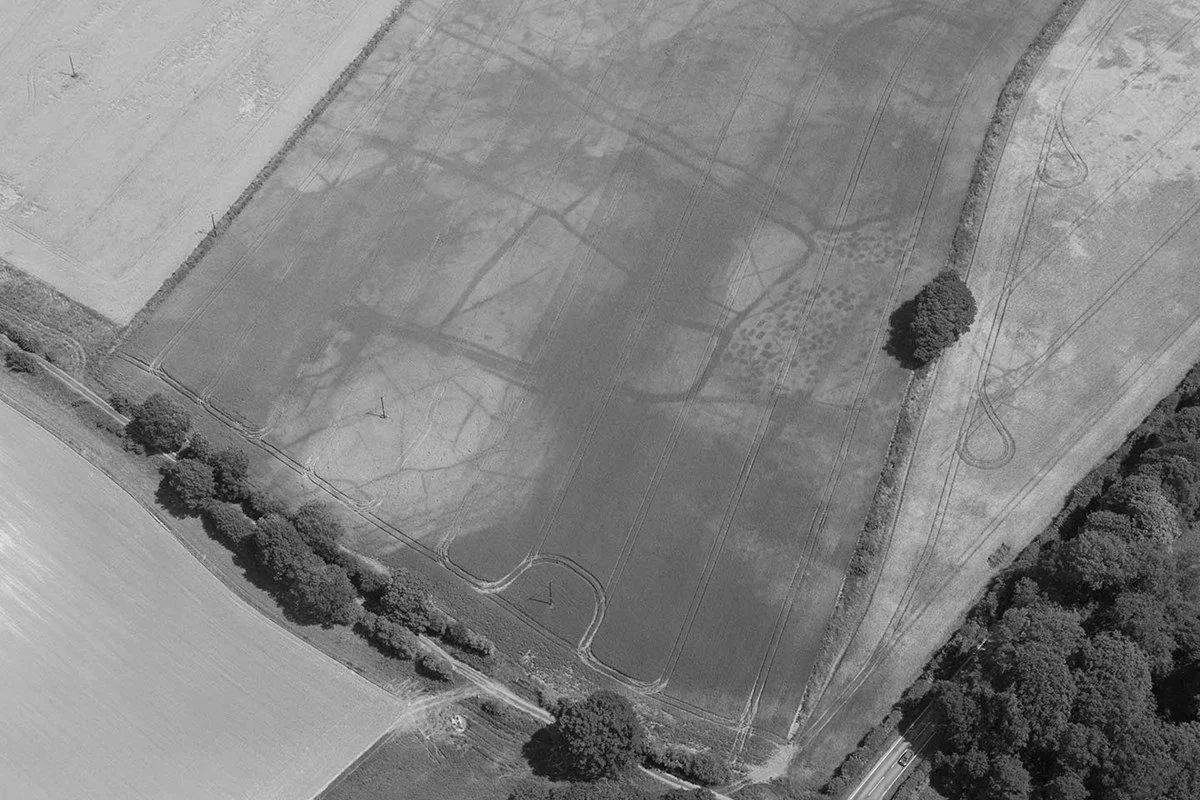
#> input picture Greyscaled/SampleThree.png, 1200 x 800 px, found by its file name; the run also reads 1 picture not shown here
$ python Prewitt.py
#> lines starting #> are read from the running program, lines starting #| are printed output that depends on the picture
import cv2
from cv2 import GaussianBlur
from cv2 import medianBlur
from matplotlib.pyplot import yticks
import numpy as np
import matplotlib.pyplot as plt

img0 = cv2.imread("Greyscaled/SampleThree.png")
#> img0 is the input picture: shape (800, 1200, 3); min 1, max 243, mean 131.2
img1 = cv2.imread("Histogram Equalized.jpg")
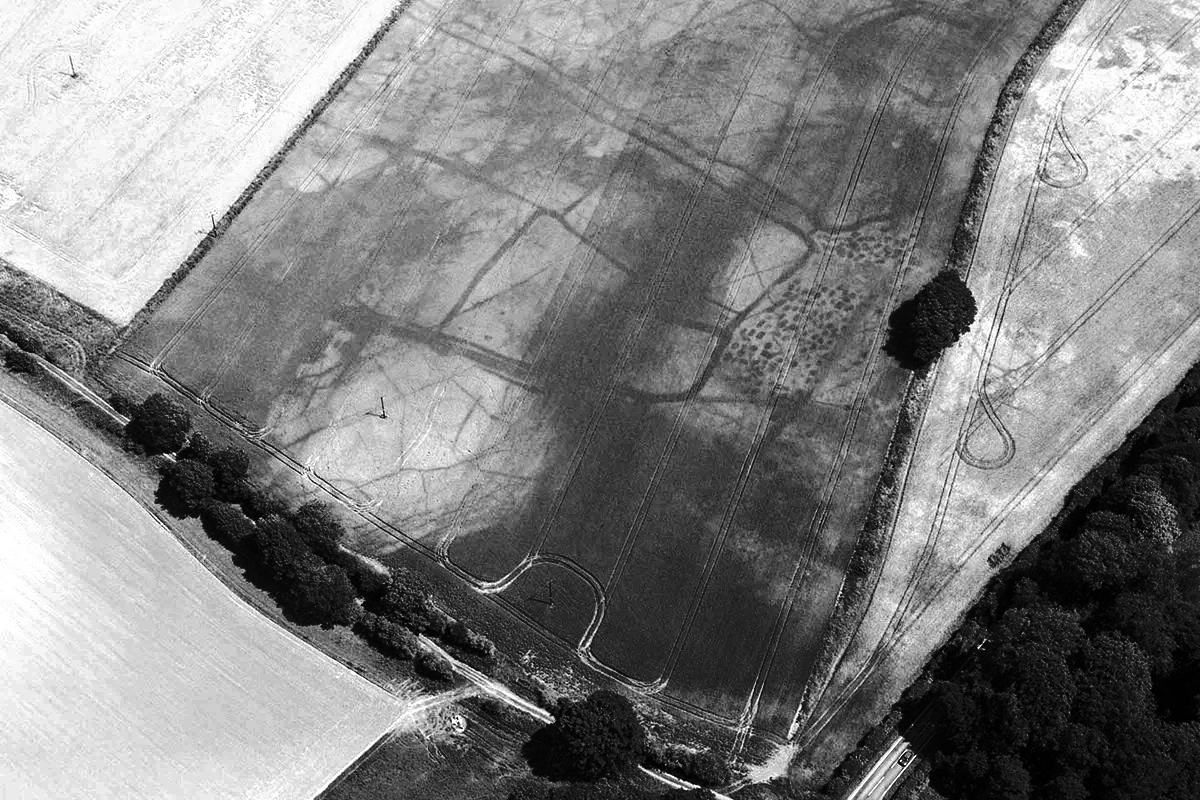
#> input picture Histogram Equalized.jpg, 1200 x 800 px, found by its file name
#> img1 is the input picture: shape (800, 1200, 3); min 0, max 255, mean 129.6
img2 = cv2.imread("SingContrast 0.2.jpg")
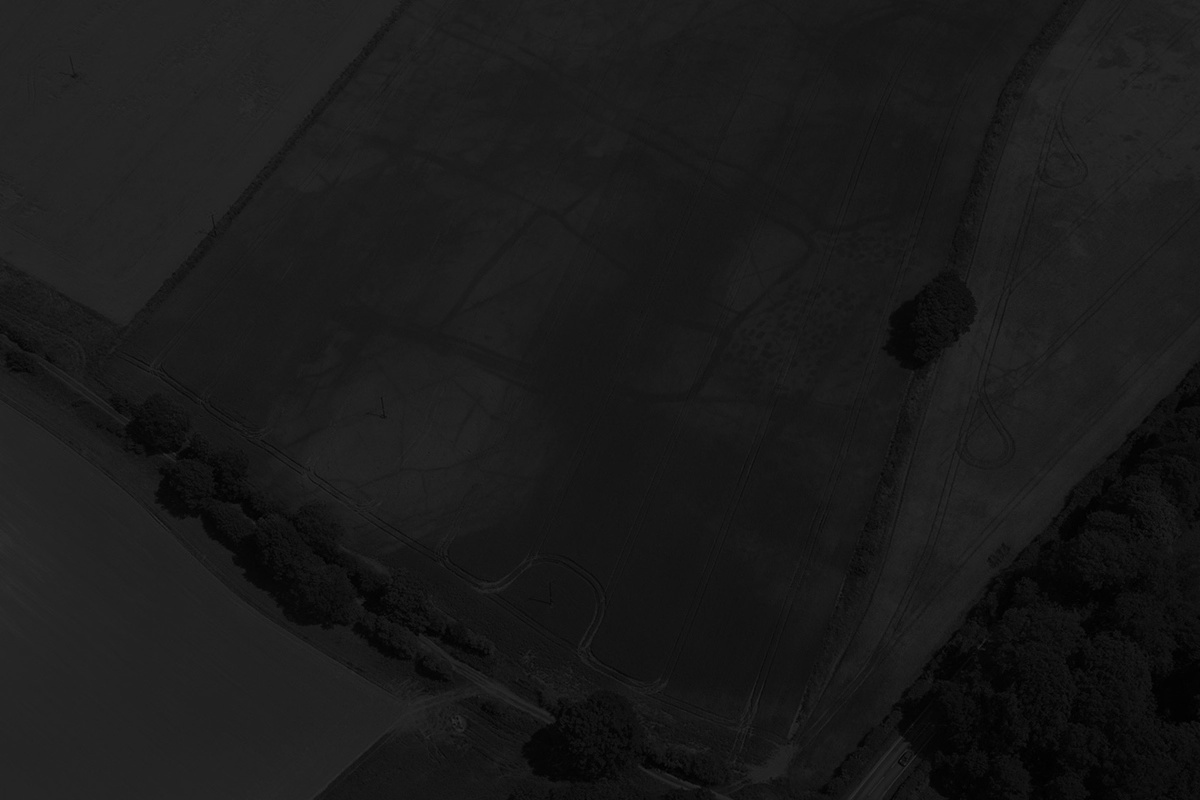
#> input picture SingContrast 0.2.jpg, 1200 x 800 px, found by its file name
#> img2 is the input picture: shape (800, 1200, 3); min 0, max 48, mean 26.2
img3 = cv2.imread("Degraded Images/Sample One Blurr.jpeg")
Prewittx = np.array([[-1,0,1],
                     [-1,0,1],
                     [-1,0,1]])

Prewitty = np.array([[-1,-1,-1],
                     [ 0, 0, 0],
                     [ 1, 1, 1]])

edge_p1 = cv2.filter2D(img1,-1, Prewittx)+ cv2.filter2D(img1,-1, Prewitty)
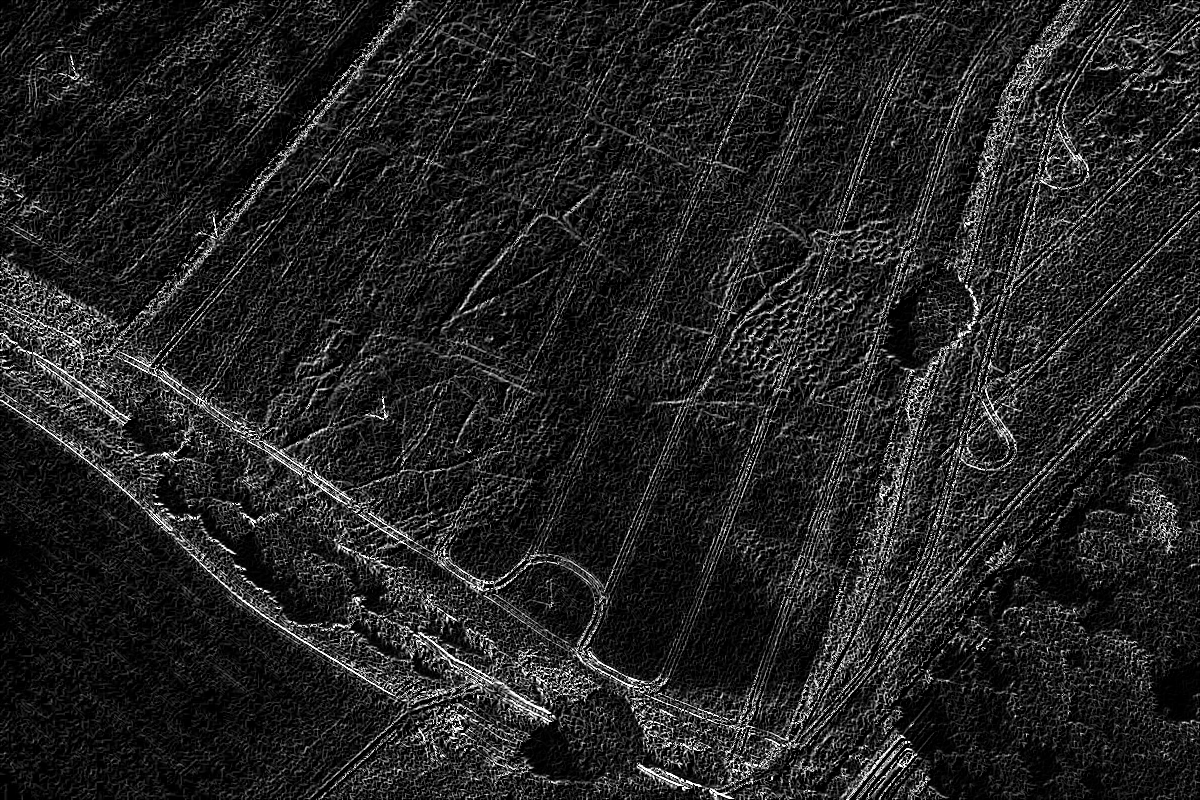
#> edge_p1: shape (800, 1200, 3); min 0, max 255, mean 35.3
edge_p2 = cv2.filter2D(img2,-1, Prewittx) + cv2.filter2D(img2,-1, Prewitty)
edge_p3 = cv2.filter2D(img3,-1, Prewittx)+ cv2.filter2D(img3,-1, Prewitty)
edge_p4 = cv2.filter2D(img0,-1, Prewittx)+ cv2.filter2D(img0,-1, Prewitty)
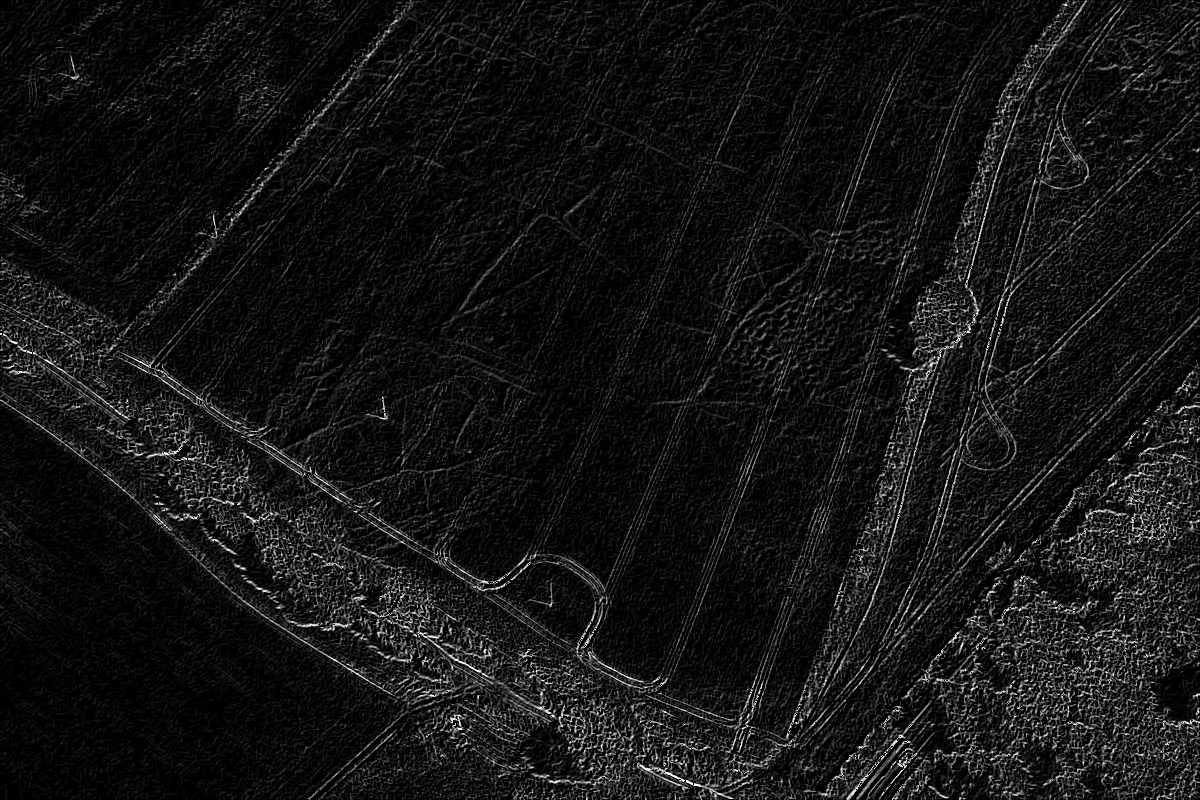
#> edge_p4: shape (800, 1200, 3); min 0, max 255, mean 20.7

titles = ["Original","Histogram Equalized","Contrast Dark","Median Filtered"]

images = [edge_p4,edge_p1,edge_p2, edge_p3]
for i in range(4):
    plt.subplot(2,2,i+1)
    plt.imshow(images[i])
    plt.title(titles[i])
    plt.xticks([])
    plt.yticks([])

plt.show()

cv2.waitKey()
cv2.destroyAllWindows()
